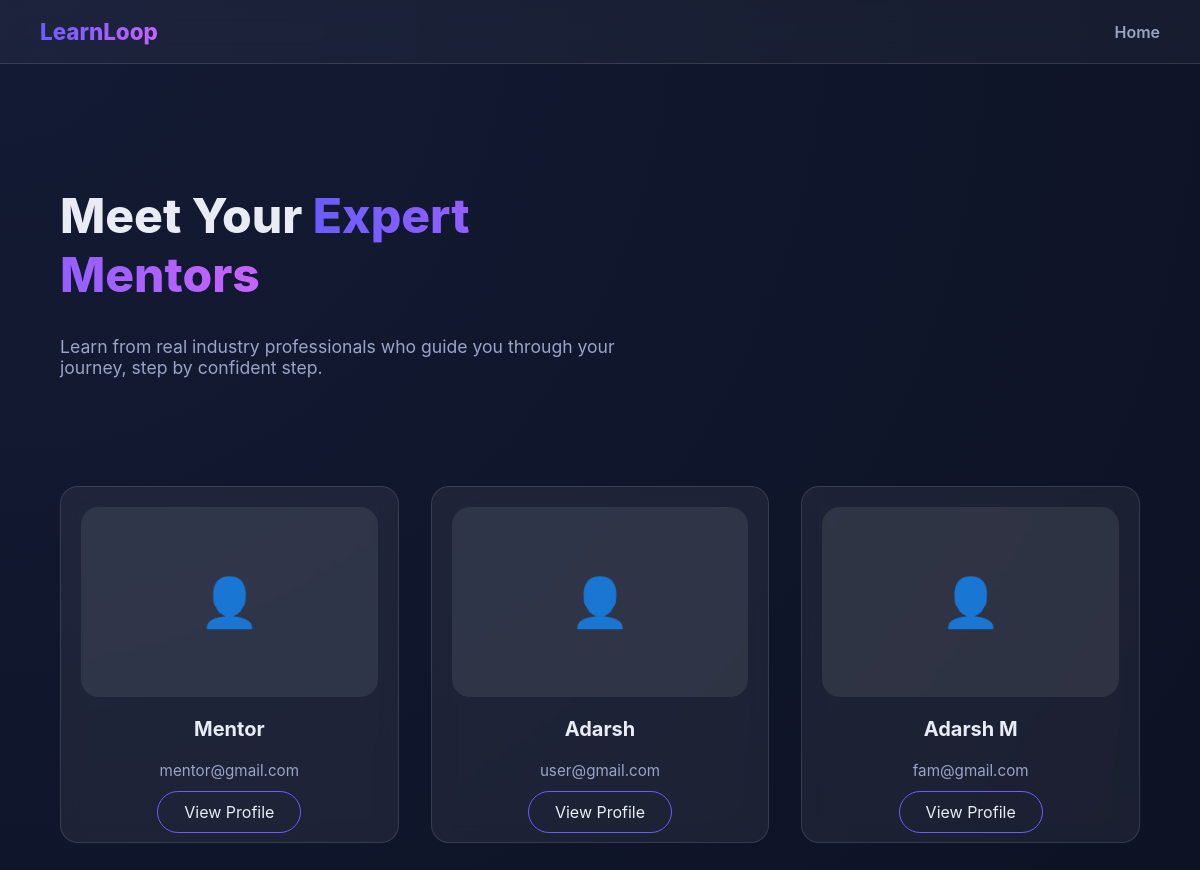
Page /mentor/ on the earlier database version.
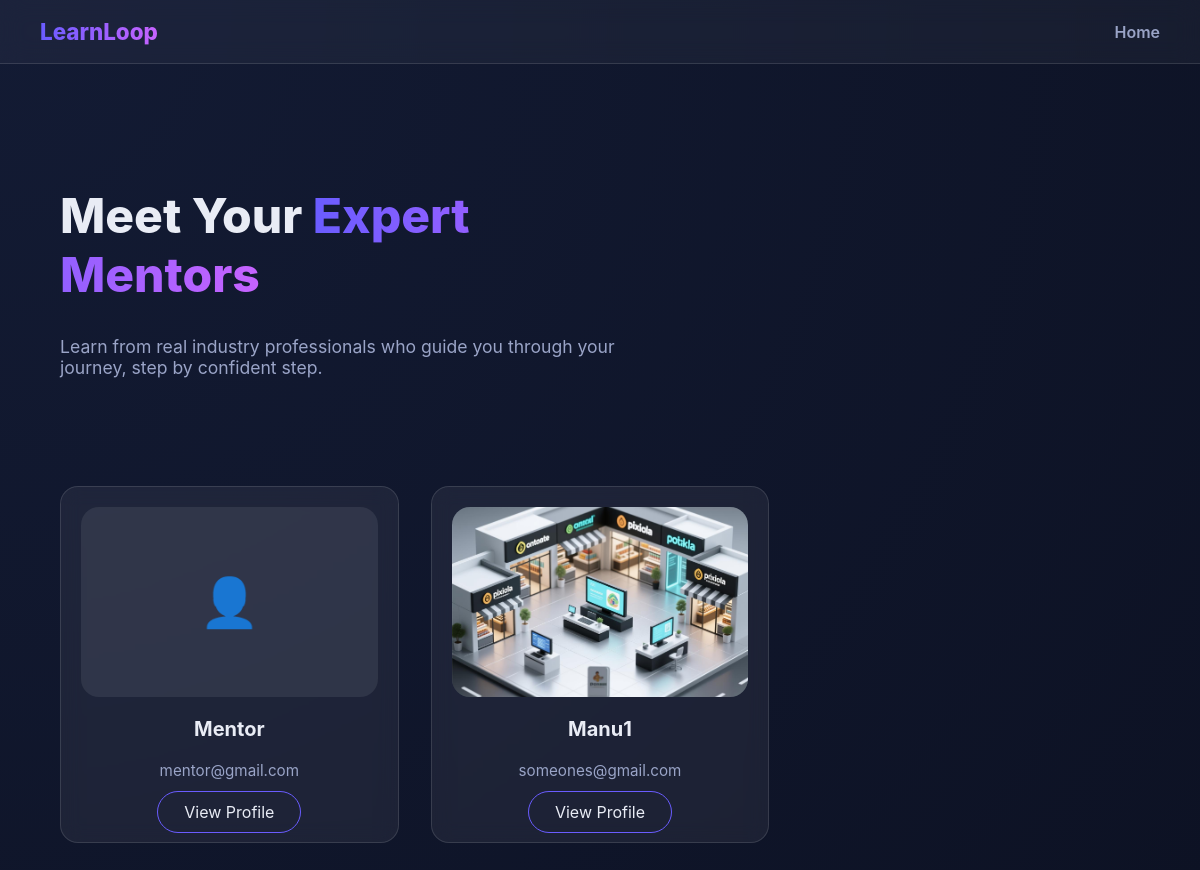
Same page on the later database version.
### accounts/models.py (models this page shows, shortened)
class CustomUser(AbstractUser):
    ROLE_CHOICES = (
        ('user', 'User'),
        ('mentor', 'Mentor'),
        ('Admin', 'Admin'),
    )
    role = models.CharField(
        max_length=10,
        choices=ROLE_CHOICES,
        default='user'
    )
    phone_regex = RegexValidator(
    regex=r'^[9876]\d{9}$',
    message="Phone number must be a 10-digit number and start with 9, 8, 7, or 6."
    )
    phone_number = models.CharField(
        max_length=10,
        blank=True,
        null=True,
        validators=[phone_regex],
        unique=True,
        help_text='Enter 10 digit phone number'
    )
    previous_experience = models.BooleanField(blank=True, null=True)
    is_approved=models.BooleanField(default=False)
    gender = models.CharField(
        max_length=20,
        choices=[
            ('male', 'Male'),
            ('female', 'Female'),
            ('other', 'Other'),
            ('prefer_not_to_say', 'Prefer not to say'),
        ],
        blank=True
    )
    profile_photo = models.ImageField(upload_to='mentor_photos/', blank=False, null=True)
    profession = models.CharField(max_length=100, blank=False, null=True)
    experience_years = models.PositiveIntegerField(
        null=True,
        blank=False
    )
    expertise = models.CharField(
        blank=False,
        null=True,
        max_length=100,
    )
    bio = models.CharField(
        blank=False,
        null=True,
    )
    linkedin = models.URLField(blank=True, null=True)
    portfolio = models.URLField(blank=True, null=True)
    available_days = models.JSONField(default=list)  # ["mon", "wed", "fri"]
    available_from = models.TimeField(default="09:00")
    available_to = models.TimeField(default="17:00")
    session_duration = models.CharField(
        max_length=10,
        choices=[
            ('30', '30 Minutes'),
            ('60', '60 Minutes'),
        ],null=True, blank=False
    )
    intro_video = models.FileField(upload_to="mentor_videos/", blank=True, null=True)
    created_at = models.DateTimeField(
        auto_now_add=True,
        null=True
    )

### mentor/views.py (the view)
# urls.py: path('', views.mentor_list, name='mentor_list'),
def mentor_list(request):
    mentors = CustomUser.objects.filter(role='mentor', is_approved=True)
    return render(request, 'mentor_browse.html', {'mentors': mentors})

### mentor/templates/mentor_browse.html (shortened to what this page needs)
<!DOCTYPE html>
<html lang="en">
<head>
</head>
<body>
<div class="navbar">
    <div class="nav-logo">LearnLoop</div>
    <div class="nav-links">
        <a href="{% url 'user_dashboard' %}">Home</a>
    </div>
</div>
<div class="mentor-hero">
    <h1>Meet Your <span>Expert Mentors</span></h1>
    <p>Learn from real industry professionals who guide you through your journey, step by confident step.</p>
</div>
<div class="container">
    <div class="grid">
        {% for mentor in mentors %}
        <div class="mentor-card">
            <div class="mentor-img-wrapper">
                {% if mentor.profile_photo %}
                    <img src="{{ mentor.profile_photo.url }}" class="mentor-img" alt="{{ mentor.username }}">
                {% else %}
                    <div class="placeholder-img">👤</div>
                {% endif %}
            </div>
            <h3 class="mentor-name">
                {{ mentor.first_name }} {{ mentor.last_name }}
                {% if not mentor.first_name %}{{ mentor.username }}{% endif %}
            </h3>
            <p class="mentor-role">{{ mentor.email|truncatechars:25 }}</p>
            <a href="{% url 'mentor_detail' mentor.id %}" class="btn-mentor">View Profile</a>
        </div>
        {% empty %}
        <div class="empty-state">
            <h2>No mentors available right now.</h2>
            <p>Come back later — the best are worth waiting for.</p>
        </div>
        {% endfor %}
    </div>
</div>
</body>
</html>

### mentor/templates/mentor_browse.html (style rules this page uses)
:root { --bg1: #0d1224; --bg2: #131b34; --card: rgba(255,255,255,0.06); --border: rgba(255,255,255,0.12); --text: #e9ecf5; --text-dim: #9aa4c7; --brand1: #6a5cff; --brand2: #c763ff; --radius: 18px; }
body { margin: 0; font-family: "Inter", sans-serif; background: radial-gradient(circle at top left, var(--bg2), var(--bg1)); color: var(--text); }
.navbar { background: rgba(255,255,255,0.04); backdrop-filter: blur(12px); padding: 18px 40px; display: flex; justify-content: space-between; align-items: center; border-bottom: 1px solid var(--border); position: sticky; top: 0; z-index: 999; }
.nav-logo { font-size: 1.4rem; font-weight: 800; background: linear-gradient(90deg, var(--brand1), var(--brand2)); -webkit-background-clip: text; color: transparent; }
.nav-links a { margin-left: 28px; text-decoration: none; color: var(--text-dim); font-weight: 600; transition: 0.25s ease; }
.mentor-hero { padding: 90px 20px 40px; text-align: left; width: 90%; max-width: 1200px; margin: auto; }
.mentor-hero h1 { font-size: 3rem; font-weight: 800; max-width: 600px; }
.mentor-hero span { background: linear-gradient(90deg, var(--brand1), var(--brand2)); -webkit-background-clip: text; color: transparent; }
.mentor-hero p { font-size: 1.1rem; max-width: 600px; margin-top: 12px; color: var(--text-dim); }
.container { width: 90%; max-width: 1200px; margin: 50px auto; }
.grid { display: grid; grid-template-columns: repeat(auto-fill, minmax(260px, 1fr)); gap: 32px; }
.mentor-card { background: var(--card); border: 1px solid var(--border); border-radius: var(--radius); padding: 20px; backdrop-filter: blur(10px); text-align: center; transition: 0.35s ease; }
.mentor-img-wrapper { height: 190px; border-radius: var(--radius); overflow: hidden; margin-bottom: 18px; background: rgba(255,255,255,0.08); }
.mentor-img { width: 100%; height: 100%; object-fit: cover; transition: 0.35s ease; }
.placeholder-img { font-size: 3rem; display: flex; height: 100%; align-items: center; justify-content: center; color: var(--text-dim); }
.mentor-name { font-size: 1.25rem; font-weight: 700; }
.mentor-role { color: var(--text-dim); font-size: 0.95rem; margin: 10px 0 22px; }
.btn-mentor { padding: 10px 26px; border-radius: 50px; border: 1px solid var(--brand1); text-decoration: none; color: var(--text); transition: 0.3s ease; }

Differences in the rows shown:
removed CustomUser: username "Adarsh", email "user@gmail.com"
removed CustomUser: first_name "Adarsh", last_name "M", email "fam@gmail.com"
added CustomUser: profile_photo (picture), username "Manu1", email "someones@gmail.com"
